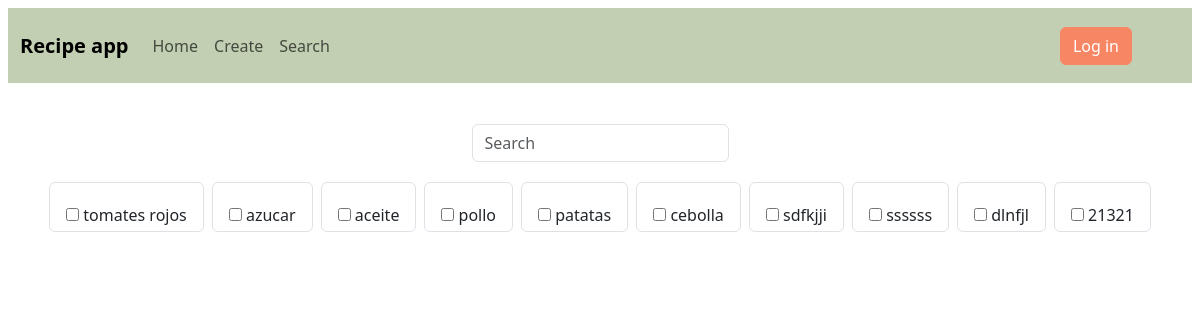
Screenshot of /search with the database file from the repository.
### app/model.py (models this page shows)
class Ingredient(db.Model):
    id = db.Column(db.Integer, primary_key=True)
    name = db.Column(db.String(512))
    qIngredients = db.relationship('QIngredient', back_populates='ingredient')

### app/main.py (the view)
@bp.route("/search", methods= ['GET'])
def search():
    results = []
    query= db.select(model.Ingredient)
    all_ingredients = db.session.execute(query).scalars().all()
    return render_template('search/search.html', results=results, all_ingredients= all_ingredients)

### app/templates/search/search.html (shortened to what this page needs)
{% extends 'base.html' %}
{% block content %}
<div>
  <div class="container d-flex justify-content-center">
    <div class="mt-3 mb-3">
      <input type="text" class="input bordered form-control" placeholder="Search" name="q" id="searchInput">
    </div>
  </div>
  <div class="container d-flex justify-content-center">
    <div class="row row-cols-auto">
    {% for ingredient in all_ingredients %}
      <div class="col border rounded px-3 py-1 align-items-center mx-1 my-1">
        <input class="ingredient-checkbox form-checkbox" type="checkbox" name="ingredient" value="{{ ingredient.id }}">
        <label> {{ ingredient.name }} </label>
      </div>
    {% endfor %}
    </div>
  </div>
  <div id="results" class="container m-5">
      {% include 'search/search_results.html' %}
  </div>
</div>
{% endblock %}

### app/static/styles/style.css (style rules this page uses)
body { color: black; }

### app/static/styles/style1.css (style rules this page uses)
body { font-family: 'Arial', sans-serif; background-color:#fff; color: #333; margin: 0; }

### app/static/styles/user.css (style rules this page uses)
* { padding:0; margin:0; box-sizing: border-box; }

### app/static/styles/recipe_creation.css (style rules this page uses)
*, *::before, *::after { box-sizing: border-box; }
body { font-family: sans-serif; font-size: 100%; color: #222; background-image: url(app/static/styles/images.jpg); background-repeat: no-repeat; background-size: cover; background-position: center; background-color: #f78764ad; padding: 8; margin: 0; box-sizing: border-box; }
.align-items-center { align-items: center!important; }
.d-flex { display: flex!important; }
label, button { display: block; margin-top: 1em; }

### rows the page displays
Ingredient: name "tomates rojos"
Ingredient: name "azucar"
Ingredient: name "aceite"
Ingredient: name "pollo"
Ingredient: name "patatas"
Ingredient: name "cebolla"
Ingredient: name "sdfkjji"
Ingredient: name "ssssss"
Ingredient: name "dlnfjl"
Ingredient: name "21321"
